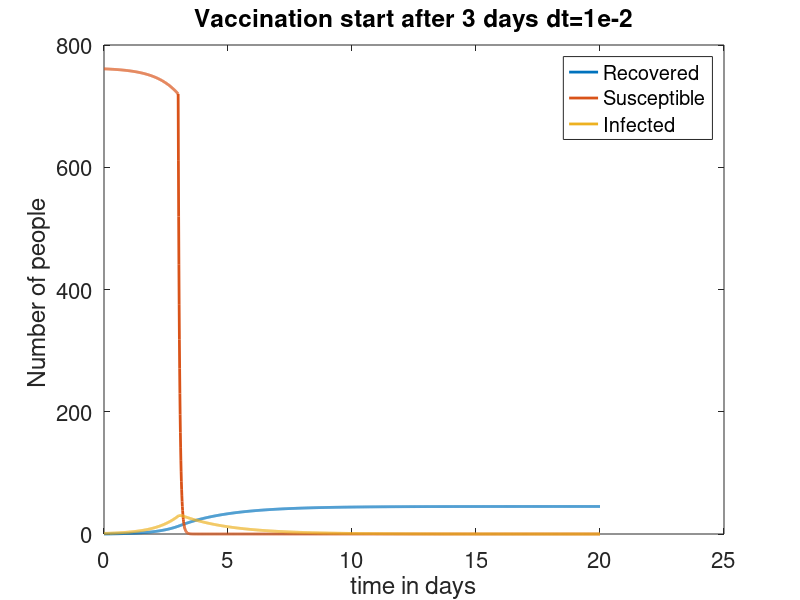

Recreate this plot in MATLAB.
% check unit of time

clear
close all

total_population= 762;

total_time=20;
dt=1e-2;

N= total_time/dt;

sigma=0.5;
beta=0.00218;

S= zeros(N,1);
I=zeros(N,1);
R=zeros(N,1);
t= zeros(N,1);

S(1)= total_population-1;
I(1)=1;

count = N/20;

for i=1:N
  
if i> 3*(N/20) && count>= 0.01*(N/20)  

    count = 0;
    S(i)= 0.85*S(i);
end
    
count =count+1;


R(i+1) = R(i) + sigma*I(i)*dt;

I(i+1)= I(i) +dt*( beta*I(i)*S(i) - sigma*I(i) );

S(i+1)= S(i) - dt*beta*I(i)*S(i);

t(i+1)= t(i)+ dt;

end

set(0,'DefaultAxesFontSize',16);

p1=plot(t,R,'LineWidth',2);


hold on;

p2=plot(t,S,'LineWidth',2);

hold on

p3= plot(t,I,'LineWidth',2);

title('Vaccination start after 3 days dt=1e-2');
xlabel('time in days');
ylabel('Number of people ');

legend('Recovered','Susceptible','Infected');
